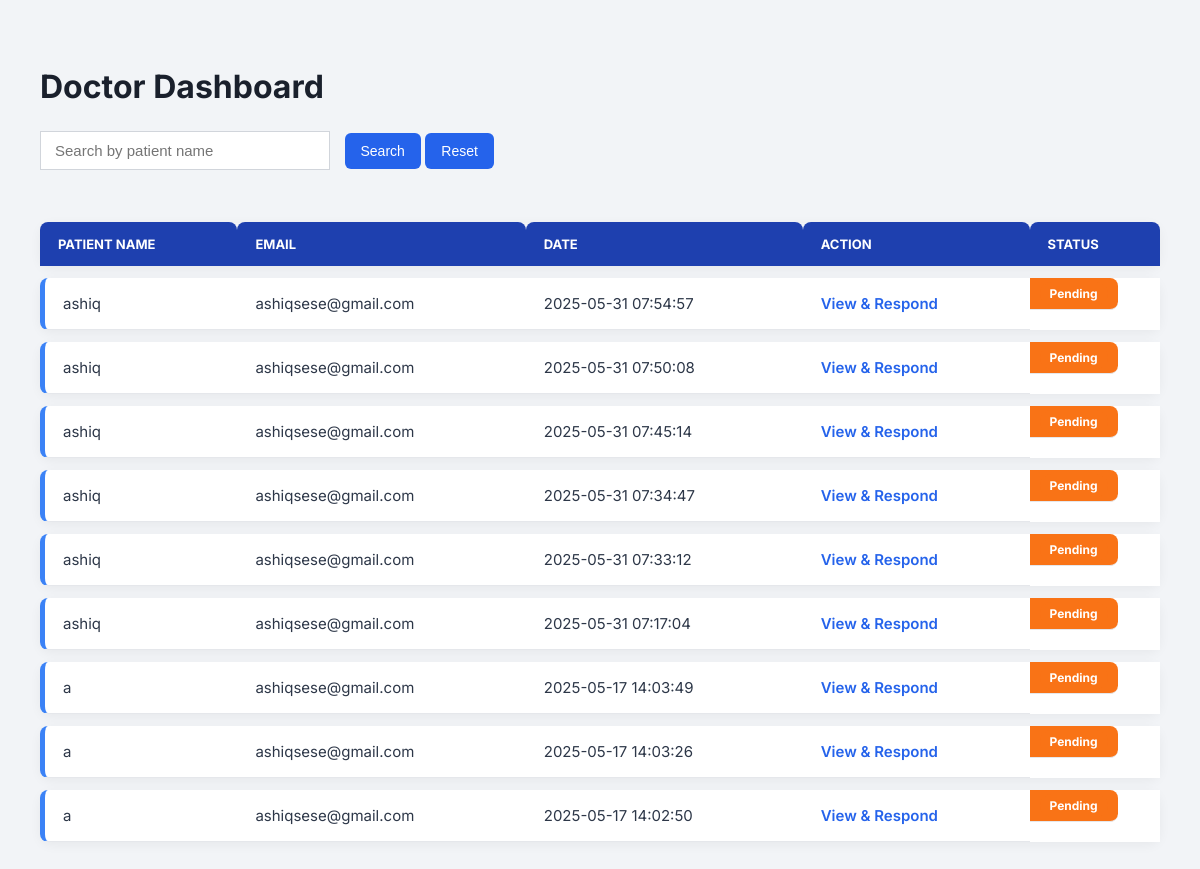
The app's page /doctor/dashboard.php (signed in) with its own data.
### tables this page shows
CREATE TABLE `checkups` (
  `id` int(11) NOT NULL,
  `user_id` int(11) NOT NULL,
  `full_name` varchar(100) NOT NULL,
  `phone` varchar(20) DEFAULT NULL,
  `temperature` varchar(10) DEFAULT NULL,
  `blood_pressure` varchar(20) DEFAULT NULL,
  `sugar_level` varchar(20) DEFAULT NULL,
  `pain_level` varchar(50) DEFAULT NULL,
  `medicines` text DEFAULT NULL,
  `feeling` text DEFAULT NULL,
  `created_at` timestamp NOT NULL DEFAULT current_timestamp()
);

CREATE TABLE `users` (
  `id` int(11) NOT NULL,
  `name` varchar(100) DEFAULT NULL,
  `email` varchar(100) DEFAULT NULL,
  `password` varchar(255) NOT NULL,
  `role` enum('patient','doctor') DEFAULT 'patient'
);

### doctor/dashboard.php (the view, shortened to what this page needs)
<?php
require'../config/db.php';
$search = $_GET['search']??'';
if(!empty($search)){
    $stmt = $pdo->prepare("Select c.id,c.full_name, c.created_at, u.email FROM checkups c JOIN users u ON
    c.user_id = u.id LEFT JOIN doctor_feedback f on f.checkup_id = c.id WHERE f.id IS NULL AND c.full_name LIKE ? ORDER BY
    c.created_at DESC");
    $stmt->execute(["%$search%"]);
}
else{
    $stmt = $pdo->query("SELECT c.id, c.full_name, c.created_at, u.email, f.id AS feedback_id FROM checkups c JOIN users u ON c.user_id = u.id
    LEFT JOIN doctor_feedback f ON f.checkup_id = c.id WHERE f.id IS NULL ORDER BY c.created_at DESC");
}
$checkups = $stmt->fetchAll();
?>
<!DOCTYPE html>
<html lang="en">
<head>
</head>
<body>
    <h2>Doctor Dashboard</h2>
<form method="GET">
    <input type="text" name="search" placeholder="Search by patient name" value="<?= htmlspecialchars($search) ?>">
    <button type="submit">Search</button>
    <a href="dashboard.php"><button type="button">Reset</button></a>
</form>
<br>
    <table cellpadding="10">
        <tr>
            <th>Patient Name</th>
            <th>Email</th>
            <th>Date</th>
            <th>Action</th>
            <th>Status</th>
</tr>
<?php foreach($checkups as $row):?>
    <tr style="animation-delay: <?= 0.1 * $i ?>s;">
        <td data-label="Patient Name"><?= htmlspecialchars($row['full_name']) ?></td>
        <td data-label="Email"><?= htmlspecialchars($row['email']) ?></td>
        <td data-label="Date"><?= htmlspecialchars($row['created_at']) ?></td>
        <td data-label="Action"><a class="action-link" href="view_checkup.php?id=<?= $row['id'] ?>">View & Respond </a></td>
        <td class="status"><span class="status">Pending</span></td>
</tr>
<?php endforeach; ?>
</table>
</body>
</html>

### doctor/dashboard.php (style rules this page uses)
body { font-family: 'Inter', sans-serif; background-color: #f2f4f7; margin: 0; padding: 40px; }
h2 { color: #1a202c; margin-bottom: 25px; font-size: 32px; animation: fadeInup 0.5s ease-out; }
form { margin-bottom: 20px; animation: fadeInUp 0.6s ease-out; }
input[type="text"] { padding: 10px 14px; font-size: 15px; border: 1px solid #d1d5db; borer-radius: 6px; width: 260px; margin-right: 10px; transition: border-color 0.3s; }
button { padding: 10px 16px; font-size: 14px; border: none; border-radius: 6px; background-color: #2563eb; color: white; cursor: pointer; transition: background 0.3s, transform 0.2s ; }
table { width: 100%; border-collapse: separate; border-spacing: 0 12px; animation: fadeInUp 0.8s ease-out; }
th { background-color: #1e40af; color: white; padding: 14px 18px; font-size: 13px; text-transform: uppercase; text-align: left; border-radius: 8px 8px 0 0; }
tr { background-color: white; box-shadow: 0 3px 12px rgba(0,0,0,0.05); transition: transform 0.2s ease, background-color 0.3s; border-radius: 12px; overflow: hidden; }
td { padding: 16px 18px; font-size: 15px; color: #2d3748; border-bottom: 1px solid #e5e7eb; }
tr td:first-child { border-left: 5px solid #3b82f6; border-radius: 8px 0 0 8px; }
tr td:last-child { border-radius: 0 8px 8px 0; }
.status { display: inline-block; padding: 4px 10px; background-color: #f97316; color: white; border-radius: 9999px; font-size: 12px; font-weight: bold; }
.action-link { color: #2563eb; font-weight: 600; text-decoration: none; position: relative; transition: color 0.3s; }
.action-link::after { content:''; position: absolute; left: 0; bottom: -2px; width: 0%; height: 2px; background-color: #2563eb; transition: width 0.3s; }

### records on screen
checkups: full_name "ashiq", user.email "ashiqsese@gmail.com", created_at "2025-05-31 07:54:57"
checkups: full_name "ashiq", user.email "ashiqsese@gmail.com", created_at "2025-05-31 07:50:08"
checkups: full_name "ashiq", user.email "ashiqsese@gmail.com", created_at "2025-05-31 07:45:14"
checkups: full_name "ashiq", user.email "ashiqsese@gmail.com", created_at "2025-05-31 07:34:47"
checkups: full_name "ashiq", user.email "ashiqsese@gmail.com", created_at "2025-05-31 07:33:12"
checkups: full_name "ashiq", user.email "ashiqsese@gmail.com", created_at "2025-05-31 07:17:04"
checkups: full_name "a", user.email "ashiqsese@gmail.com", created_at "2025-05-17 14:03:49"
checkups: full_name "a", user.email "ashiqsese@gmail.com", created_at "2025-05-17 14:03:26"
checkups: full_name "a", user.email "ashiqsese@gmail.com", created_at "2025-05-17 14:02:50"
